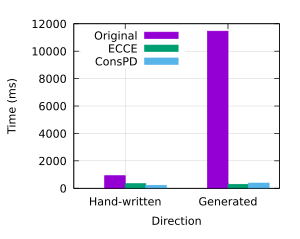

The script that saved this image:
set datafile separator ','

set terminal pdf 
set output 'ltype.pdf'

set size ratio 0.8

set terminal pdf size 3, 2.4 

set style data histogram  
set style fill solid

set ylabel 'Time (ms)' # label for the Y axis
set xlabel 'Direction' # label for the X axis

set xrange [0.5:2.5]
set yrange [0.1:]

set key left top

set style line 100 lt 1 lc rgb "grey" lw 0.5 # linestyle for the grid
set grid ls 100 # enable grid with specific linestyle

plot 'ltype.csv' u 2:xtic(1) title "Original", 'ltype.csv' u 3:xtic(1) title "ECCE", 'ltype.csv' u 4:xtic(1) title "ConsPD"
